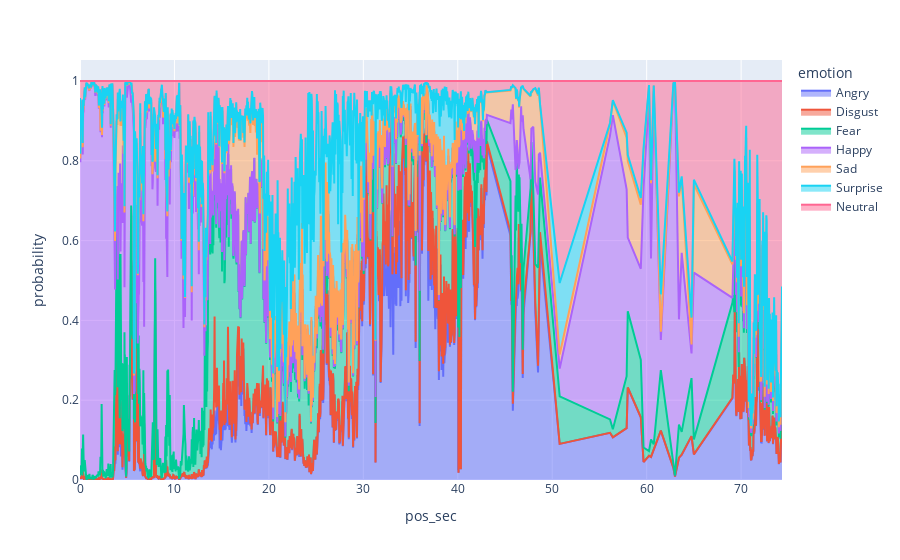

Notebook cell for this chart:
### Code cell
fig = px.area(df_plotting, x="pos_sec", y="probability", color="emotion")
fig.show()

### Figure 1 — Plotly figure (JSON) as saved in the notebook; plotly's stock layout.template omitted (floating-point values rounded to 4 significant figures; data arrays with more than 128 entries replaced by an {"elided": "..."} marker saying what was removed)
{"data": [{"fillpattern": {"shape": ""}, "hovertemplate": "emotion=Angry<br>pos_sec=%{x}<br>probability=%{y}<extra></extra>", "legendgroup": "Angry", "line": {"color": "#636efa"}, "marker": {"symbol": "circle"}, "mode": "lines", "name": "Angry", "orientation": "v", "showlegend": true, "stackgroup": "1", "type": "scatter", "x": {"elided": "1179 float values"}, "xaxis": "x", "y": {"elided": "1179 float values"}, "yaxis": "y"}, {"fillpattern": {"shape": ""}, "hovertemplate": "emotion=Disgust<br>pos_sec=%{x}<br>probability=%{y}<extra></extra>", "legendgroup": "Disgust", "line": {"color": "#EF553B"}, "marker": {"symbol": "circle"}, "mode": "lines", "name": "Disgust", "orientation": "v", "showlegend": true, "stackgroup": "1", "type": "scatter", "x": {"elided": "1179 float values"}, "xaxis": "x", "y": {"elided": "1179 float values"}, "yaxis": "y"}, {"fillpattern": {"shape": ""}, "hovertemplate": "emotion=Fear<br>pos_sec=%{x}<br>probability=%{y}<extra></extra>", "legendgroup": "Fear", "line": {"color": "#00cc96"}, "marker": {"symbol": "circle"}, "mode": "lines", "name": "Fear", "orientation": "v", "showlegend": true, "stackgroup": "1", "type": "scatter", "x": {"elided": "1179 float values"}, "xaxis": "x", "y": {"elided": "1179 float values"}, "yaxis": "y"}, {"fillpattern": {"shape": ""}, "hovertemplate": "emotion=Happy<br>pos_sec=%{x}<br>probability=%{y}<extra></extra>", "legendgroup": "Happy", "line": {"color": "#ab63fa"}, "marker": {"symbol": "circle"}, "mode": "lines", "name": "Happy", "orientation": "v", "showlegend": true, "stackgroup": "1", "type": "scatter", "x": {"elided": "1179 float values"}, "xaxis": "x", "y": {"elided": "1179 float values"}, "yaxis": "y"}, {"fillpattern": {"shape": ""}, "hovertemplate": "emotion=Sad<br>pos_sec=%{x}<br>probability=%{y}<extra></extra>", "legendgroup": "Sad", "line": {"color": "#FFA15A"}, "marker": {"symbol": "circle"}, "mode": "lines", "name": "Sad", "orientation": "v", "showlegend": true, "stackgroup": "1", "type": "scatter", "x": {"elided": "1179 float values"}, "xaxis": "x", "y": {"elided": "1179 float values"}, "yaxis": "y"}, {"fillpattern": {"shape": ""}, "hovertemplate": "emotion=Surprise<br>pos_sec=%{x}<br>probability=%{y}<extra></extra>", "legendgroup": "Surprise", "line": {"color": "#19d3f3"}, "marker": {"symbol": "circle"}, "mode": "lines", "name": "Surprise", "orientation": "v", "showlegend": true, "stackgroup": "1", "type": "scatter", "x": {"elided": "1179 float values"}, "xaxis": "x", "y": {"elided": "1179 float values"}, "yaxis": "y"}, {"fillpattern": {"shape": ""}, "hovertemplate": "emotion=Neutral<br>pos_sec=%{x}<br>probability=%{y}<extra></extra>", "legendgroup": "Neutral", "line": {"color": "#FF6692"}, "marker": {"symbol": "circle"}, "mode": "lines", "name": "Neutral", "orientation": "v", "showlegend": true, "stackgroup": "1", "type": "scatter", "x": {"elided": "1179 float values"}, "xaxis": "x", "y": {"elided": "1179 float values"}, "yaxis": "y"}], "layout": {"legend": {"title": {"text": "emotion"}, "tracegroupgap": 0}, "margin": {"t": 60}, "xaxis": {"anchor": "y", "domain": [0, 1], "title": {"text": "pos_sec"}}, "yaxis": {"anchor": "x", "domain": [0, 1], "title": {"text": "probability"}}}}
